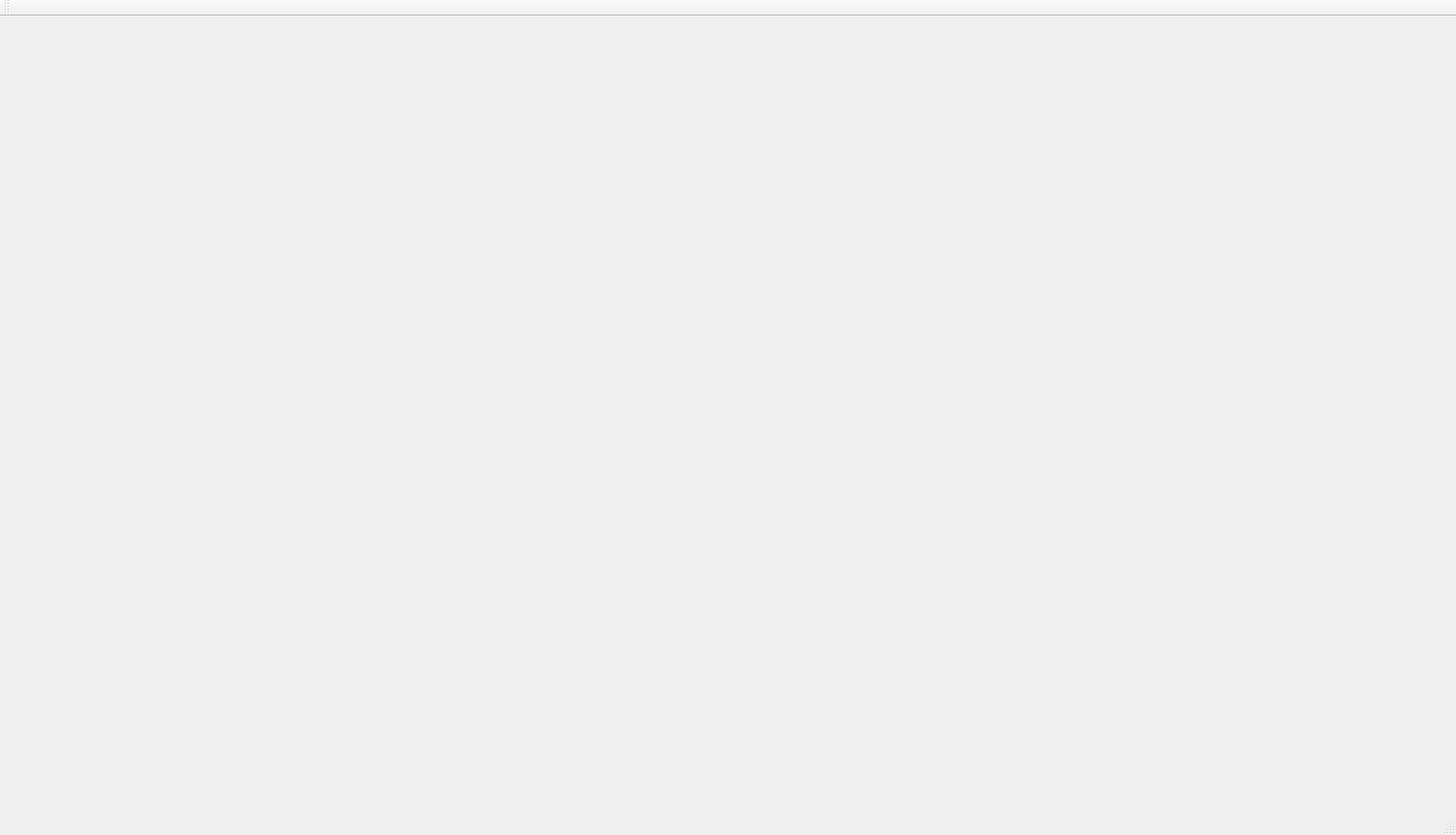
<?xml version="1.0" encoding="UTF-8"?>
<ui version="4.0">
 <class>MainWindowClass</class>
 <widget class="QMainWindow" name="MainWindowClass">
  <property name="geometry">
   <rect>
    <x>0</x>
    <y>0</y>
    <width>1500</width>
    <height>860</height>
   </rect>
  </property>
  <property name="windowTitle">
   <string>MainWindow</string>
  </property>
  <widget class="QWidget" name="centralWidget">
   <property name="minimumSize">
    <size>
     <width>600</width>
     <height>800</height>
    </size>
   </property>
  </widget>
  <widget class="QMenuBar" name="menuBar">
   <property name="geometry">
    <rect>
     <x>0</x>
     <y>0</y>
     <width>1500</width>
     <height>21</height>
    </rect>
   </property>
  </widget>
  <widget class="QStatusBar" name="statusBar"/>
  <widget class="QToolBar" name="mainToolBar">
   <attribute name="toolBarArea">
    <enum>TopToolBarArea</enum>
   </attribute>
   <attribute name="toolBarBreak">
    <bool>false</bool>
   </attribute>
  </widget>
 </widget>
 <layoutdefault spacing="6" margin="11"/>
 <resources/>
 <connections/>
</ui>
